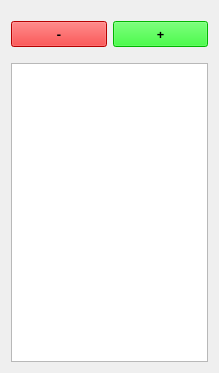
<?xml version="1.0" encoding="UTF-8"?>
<ui version="4.0">
 <class>ClassifierController</class>
 <widget class="QWidget" name="ClassifierController">
  <property name="geometry">
   <rect>
    <x>0</x>
    <y>0</y>
    <width>219</width>
    <height>373</height>
   </rect>
  </property>
  <property name="windowTitle">
   <string>Form</string>
  </property>
  <layout class="QGridLayout" name="gridLayout">
   <item row="0" column="0">
    <layout class="QHBoxLayout" name="horizontalLayout">
     <property name="topMargin">
      <number>10</number>
     </property>
     <property name="bottomMargin">
      <number>10</number>
     </property>
     <item>
      <widget class="QPushButton" name="btnRemoveClass">
       <property name="font">
        <font>
         <family>微软雅黑</family>
         <pointsize>10</pointsize>
         <weight>75</weight>
         <bold>true</bold>
        </font>
       </property>
       <property name="styleSheet">
        <string notr="true">background:rgb(255, 0, 0)
</string>
       </property>
       <property name="text">
        <string>-</string>
       </property>
      </widget>
     </item>
     <item>
      <widget class="QPushButton" name="btnAddClass">
       <property name="font">
        <font>
         <family>微软雅黑</family>
         <pointsize>10</pointsize>
         <weight>75</weight>
         <bold>true</bold>
        </font>
       </property>
       <property name="styleSheet">
        <string notr="true">background:rgb(0, 255, 0)
</string>
       </property>
       <property name="text">
        <string>+</string>
       </property>
      </widget>
     </item>
    </layout>
   </item>
   <item row="1" column="0">
    <widget class="ClassifierSelectorList" name="listWidget"/>
   </item>
  </layout>
 </widget>
 <customwidgets>
  <customwidget>
   <class>ClassifierSelectorList</class>
   <extends>QListWidget</extends>
   <header location="global">classifierselectorlist.h</header>
  </customwidget>
 </customwidgets>
 <resources/>
 <connections/>
</ui>
